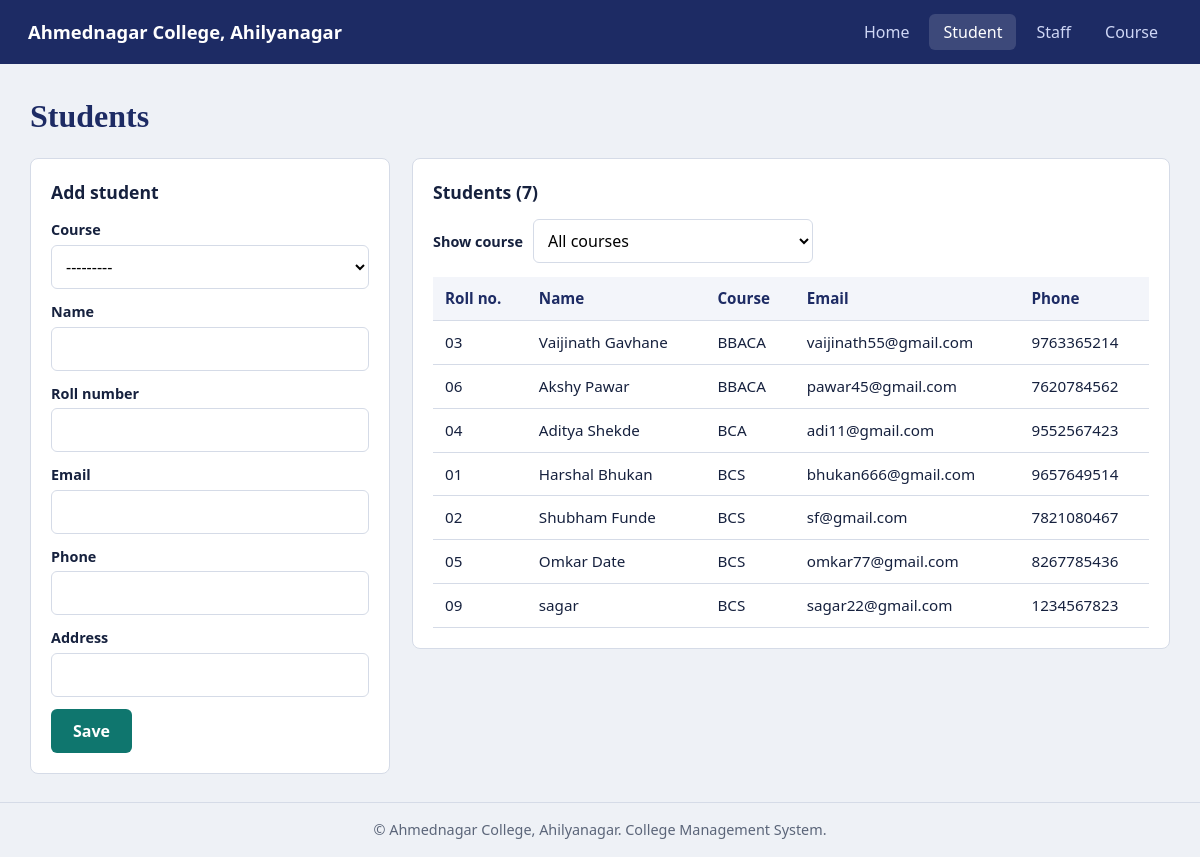
The page /student/ on the database its author committed.
### college/models.py (models this page shows, shortened)
class Student(models.Model):
    name = models.CharField(max_length=100)
    roll_no = models.CharField(max_length=20, unique=True, verbose_name="Roll number")
    course = models.ForeignKey(Course, on_delete=models.CASCADE, related_name="students")
    email = models.EmailField(blank=True)
    phone = models.CharField(max_length=15, blank=True)
    address = models.CharField(max_length=200, blank=True)
    class Meta:
        ordering = ["course__name", "roll_no"]

class Course(models.Model):
    name = models.CharField(max_length=100, unique=True)
    code = models.CharField(max_length=20, unique=True)
    duration_years = models.PositiveSmallIntegerField(default=3, verbose_name="Duration (years)")
    description = models.TextField(blank=True)
    class Meta:
        ordering = ["name"]
    def __str__(self):
        return f"{self.name} ({self.code})"

### college/views.py (the view)
# urls.py: path("student/", views.student_page, name="student"),
def student_page(request):
    if request.method == "POST":
        form = StudentForm(request.POST)
        if form.is_valid():
            form.save()
            messages.success(request, "Student added.")
            return redirect("student")
    else:
        form = StudentForm(initial={"course": request.GET.get("course") or None})
    students = Student.objects.select_related("course")
    selected = request.GET.get("course", "")
    if selected.isdigit():
        students = students.filter(course_id=selected)
    return render(request, "college/student.html", {
        "form": form,
        "students": students,
        "courses": Course.objects.all(),
        "selected": selected,
    })

### college/forms.py
class StudentForm(StyledModelForm):
    class Meta:
        model = Student
        fields = ["course", "name", "roll_no", "email", "phone", "address"]

### college/templates/college/student.html (shortened to what this page needs)
{% extends "college/base.html" %}
{% block content %}
<h2 class="page-title">Students</h2>
<div class="split">
  <section class="panel"><h3>Add student</h3>{% include "college/_form.html" %}</section>
  <section class="panel wide">
    <h3>Students ({{ students|length }})</h3>
    <form method="get" class="filter">
      <label for="course">Show course</label>
      <select name="course" id="course" class="field" onchange="this.form.submit()">
        <option value="">All courses</option>
      </select>
    </form>
    <div class="scroll"><table>
      <thead><tr><th>Roll no.</th><th>Name</th><th>Course</th><th>Email</th><th>Phone</th></tr></thead>
      <tbody>
      {% for s in students %}
        <tr><td>{{ s.roll_no }}</td><td>{{ s.name }}</td><td>{{ s.course.name }}</td><td>{{ s.email }}</td><td>{{ s.phone }}</td></tr>
      {% empty %}<tr><td colspan="5" class="empty">No students found. Add one using the form.</td></tr>
      {% endfor %}
      </tbody></table></div>
  </section>
</div>
{% endblock %}

### college/templates/college/base.html (shortened to what this page needs)
{% load static %}
<!DOCTYPE html>
<html lang="en">
<head>
  <link rel="stylesheet" href="{% static 'college/css/style.css' %}">
</head>
<body>
  <header class="topbar">
    <a class="brand" href="{% url 'home' %}">Ahmednagar College, Ahilyanagar</a>
    <nav>
      <a href="{% url 'home' %}" class="{% if request.resolver_match.url_name == 'home' %}on{% endif %}">Home</a>
      <a href="{% url 'student' %}" class="{% if request.resolver_match.url_name == 'student' %}on{% endif %}">Student</a>
      <a href="{% url 'staff' %}" class="{% if request.resolver_match.url_name == 'staff' %}on{% endif %}">Staff</a>
      <a href="{% url 'course' %}" class="{% if request.resolver_match.url_name == 'course' %}on{% endif %}">Course</a>
    </nav>
  </header>
  <main class="wrap">
    {% block content %}{% endblock %}
  </main>
  <footer class="foot">&copy; Ahmednagar College, Ahilyanagar. College Management System.</footer>
</body>
</html>

### college/templates/college/_form.html (shortened to what this page needs)
<form method="post" class="form">
  {% for f in form %}
    <div class="row">
      <label for="{{ f.id_for_label }}">{{ f.label }}</label>
      {{ f }}
    </div>
  {% endfor %}
  <button type="submit" class="btn">Save</button>
</form>

### college/static/college/css/style.css (style rules this page uses)
:root { --ink:#16213e;--indigo:#1d2b64;--teal:#0f766e;--bg:#eef1f6;--card:#fff;--line:#d5dbe7;--muted:#5b6579;--bad:#b42318 }
* { box-sizing:border-box }
body { margin:0;font-family:"Segoe UI",system-ui,-apple-system,Roboto,sans-serif;background:var(--bg);color:var(--ink);line-height:1.5;min-height:100vh;display:flex;flex-direction:column }
a { color:var(--teal) }
.topbar { background:var(--indigo);color:#fff;display:flex;flex-wrap:wrap;gap:12px;align-items:center;justify-content:space-between;padding:14px 28px }
.brand { color:#fff;font-weight:700;font-size:1.15rem;text-decoration:none }
.topbar nav { display:flex;gap:6px;flex-wrap:wrap }
.topbar nav a { color:#cfd7f5;text-decoration:none;padding:6px 14px;border-radius:6px }
.topbar nav a:hover,.topbar nav a.on { background:rgba(255,255,255,.14);color:#fff }
.wrap { flex:1;width:100%;max-width:1180px;margin:0 auto;padding:28px 20px }
.page-title { font-family:Georgia,serif;font-size:2rem;margin:0 0 18px;color:var(--indigo) }
.split { display:grid;grid-template-columns:minmax(260px,360px) 1fr;gap:22px;align-items:start }
.panel { background:var(--card);border:1px solid var(--line);border-radius:8px;padding:20px;min-width:0 }
.panel h3 { margin:0 0 14px;font-size:1.1rem }
.row { margin-bottom:12px;display:flex;flex-direction:column;gap:4px }
label { font-size:.9rem;font-weight:600 }
.field { width:100%;padding:9px 10px;border:1px solid var(--line);border-radius:6px;font:inherit;background:#fff }
.btn { background:var(--teal);color:#fff;border:0;padding:10px 22px;border-radius:6px;font:inherit;font-weight:600;cursor:pointer }
.filter { display:flex;gap:10px;align-items:center;margin-bottom:14px }
.filter .field { max-width:280px }
.scroll { overflow-x:auto }
table { width:100%;border-collapse:collapse;font-size:.95rem }
th,td { text-align:left;padding:10px 12px;border-bottom:1px solid var(--line);white-space:nowrap }
th { background:#f3f5fa;color:var(--indigo) }
.foot { text-align:center;padding:16px;color:var(--muted);font-size:.9rem;border-top:1px solid var(--line) }

### rows shown on the page
Student: roll_no "03", name "Vaijinath Gavhane", course.name "BBACA", email "vaijinath55@gmail.com", phone "9763365214"
Student: roll_no "06", name "Akshy Pawar", course.name "BBACA", email "pawar45@gmail.com", phone "7620784562"
Student: roll_no "04", name "Aditya Shekde", course.name "BCA", email "adi11@gmail.com", phone "9552567423"
Student: roll_no "01", name "Harshal Bhukan", course.name "BCS", email "bhukan666@gmail.com", phone "9657649514"
Student: roll_no "02", name "Shubham Funde", course.name "BCS", email "sf@gmail.com", phone "7821080467"
Student: roll_no "05", name "Omkar Date", course.name "BCS", email "omkar77@gmail.com", phone "8267785436"
Student: roll_no "09", name "sagar", course.name "BCS", email "sagar22@gmail.com", phone "1234567823"

### other values the page prints
{{ f.label }} "Course" "Name" "Roll number" "Email" "Phone" "Address"
{{ students|length }} "7"
